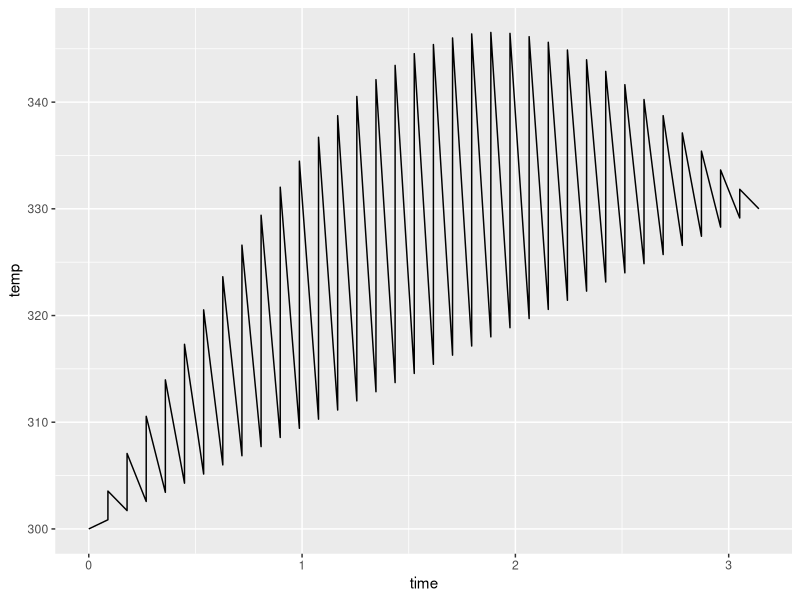

The R source for this figure: (Note: this script raises an error after producing the figure.)
# Template time series
amp <- 30
mu <- 300

t <- seq(0, pi, length=36)
x1 <- mu + seq(0, 30, length=36) # linear increase
x2 <- mu + seq(30, 0, length=36) # linear decrease
x3 <- mu + 30 + seq(0, 30, length=36) # linear increase + shift
x4 <- mu + 30 + seq(30, 0, length=36) # linear decrease + shift
x5 <- mu + amp*sin(t) # inverted U
x6 <- mu + 30-amp*sin(t) # shifted, inverted U
x7 <- mu + seq(0, 30, length=36) + amp*sin(t) # inverted U + linear
x8 <- mu + seq(0, 30, length=36) + 30-amp*sin(t) # shifted, inverted U + linear
x9 <- mu + amp*sin(t*6) # seasonal
x10 <- mu + amp*sin(t*6)/2 # seasonal + smaller amplitude
x11 <- mu + seq(0, 30, length=36) + amp*sin(t*6) # seasonal + linear
x12 <- mu + seq(0, 30, length=36) + amp*sin(t*6)/2 # seasonal + smaller amplitude + linear

locs <- data.frame(cbind(rep(t,12), c(x1,x2,x3,x4,x5,x6,x7,x8,x9,x10,x11,x12), c(rep(1:6, each=36), rep(1:6, each=36)), rep(2:1,each=36*6)))
names(locs) <- c("time","temp","x_max", "y_max")

locs2 <- data.frame(cbind(rep(t+pi,12), rep(c(mean(x1),mean(x2),mean(x3),mean(x4),mean(x5),mean(x6),mean(x7),mean(x8),mean(x9),mean(x10),mean(x11),mean(x12)), each=36), c(rep(1:6, each=36), rep(1:6, each=36)), rep(2:1,each=36*6)))
names(locs2) <- c("time","temp","x_max", "y_max")

library(ggplot2)
qplot(time,temp, data=subset(locs, x_max==1), geom="line")

# multiple lines
locs <- glyphs(locs, "x_max", "time", "y_max", "temp") 
locs2 <- glyphs(locs2, "x_max", "time", "y_max", "temp", ylim=range(locs$temp)) 
ggplot(locs2, aes(gx, gy, group = gid)) + 
  geom_path(colour="grey80") +
  geom_path(aes(gx, gy, group = gid), data=locs, colour="black") +
  geom_tile(aes(x_max, y_max), colour = "white", fill = NA) +
  theme_fullframe() + coord_equal()
ggsave("../images/euclid-to-polar-1.pdf")


# now in polar coordinates:
locs <- glyphs(locs, "x_max", "time", "y_max", "temp", polar = T) 
locs2 <- glyphs(locs2, "x_max", "time", "y_max", "temp", ylim=range(locs$temp), polar = T) 
ggplot(locs, aes(gx, gy, group = gid)) + 
  geom_path(aes(gx, gy, group = gid), data=locs2, colour="grey80") +
  geom_path() +
  geom_tile(aes(x_max, y_max), colour = "white", fill = NA) +
  theme_fullframe() + coord_equal()
ggsave("../images/euclid-to-polar-2.pdf")




# overall average temp as reference circle
locs2 <- data.frame(cbind(rep(t+pi,3), rep(c(mean(locs$temp)), each=3*12), rep(1:3, each=12), rep(1,3*12)))
names(locs2) <- c("time","temp","x_max", "y_max")
locs2 <- glyphs(locs2, "x_max", "time", "y_max", "temp", ylim=range(locs$temp), polar = T) 
ggplot(locs, aes(gx, gy, group = gid)) + 
  geom_path(aes(gx, gy, group = gid), data=locs2, colour="grey80") +
  geom_path() +
  geom_tile(aes(x_max, y_max), colour = "white", fill = NA)
